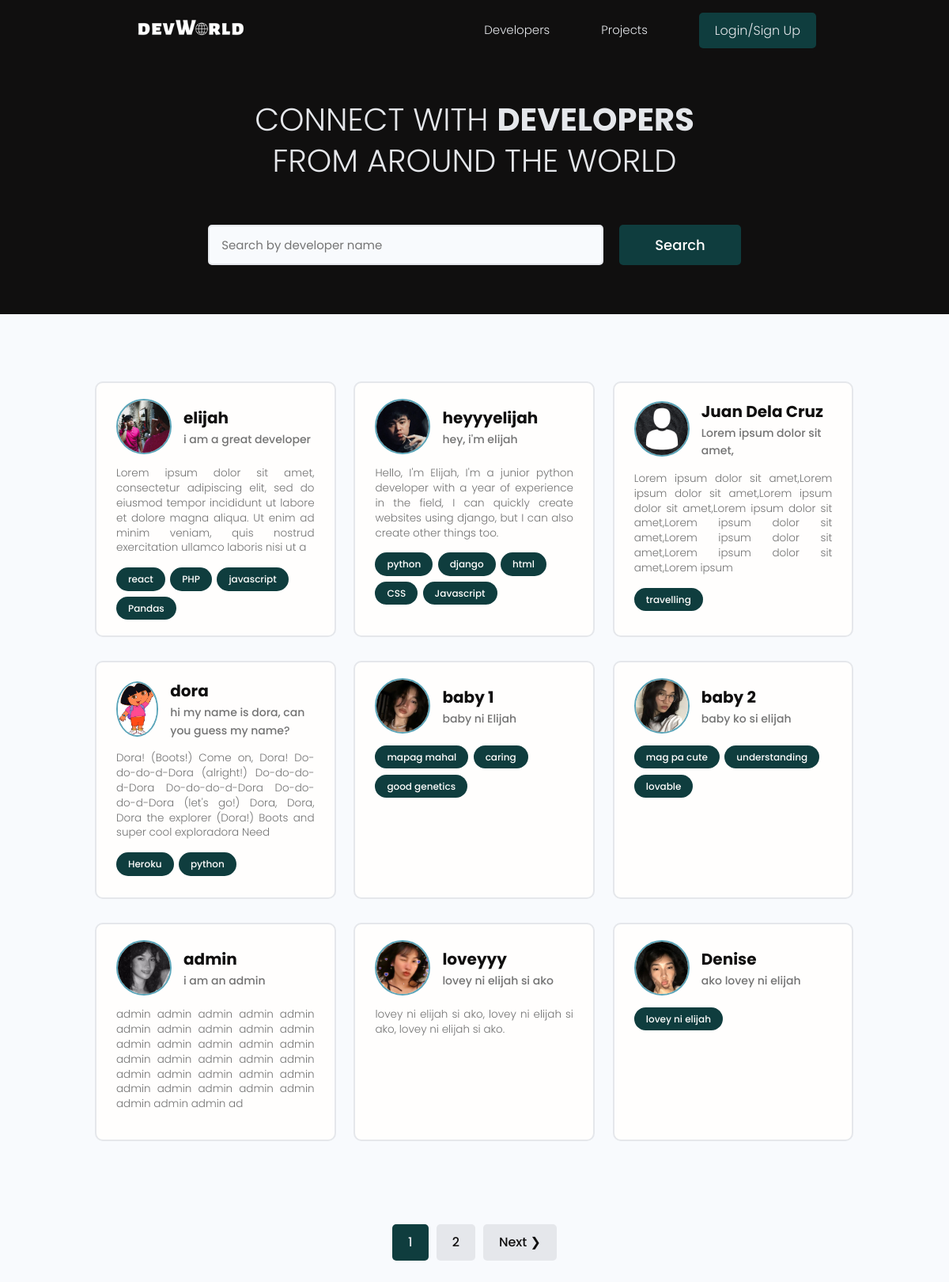
Before: / with the older database file.
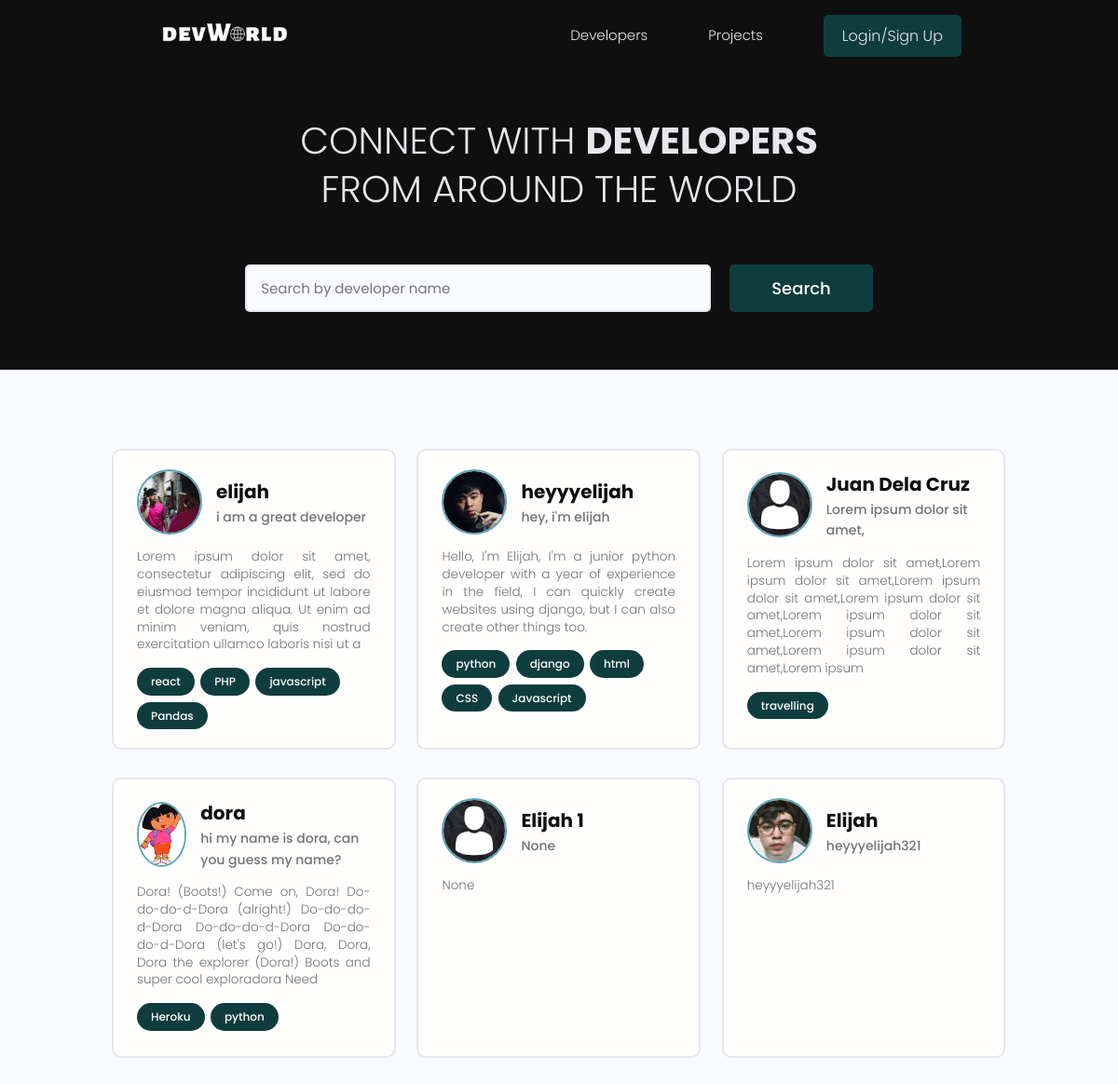
After: the same page with the newer database file.
### users/models.py (models this page shows, shortened)
class Profile(models.Model):
    user = models.OneToOneField(User, on_delete=models.CASCADE, null=True, blank=True)
    name = models.CharField(max_length=200, blank=True, null=True)
    email = models.EmailField(max_length=500, blank=True, null=True)
    username = models.CharField(max_length=200, blank=True, null=True)
    location = models.CharField(max_length=200, blank=True, null=True)
    short_intro = models.CharField(max_length=200, blank=True, null=True)
    bio = models.TextField(blank=True, null=True)
    profile_image = models.ImageField(blank=True, null=True, upload_to='profiles/', default='profiles/user-default.png')
    social_github = models.CharField(max_length=200, blank=True, null=True)
    social_twitter = models.CharField(max_length=200, blank=True, null=True)
    social_linkedin = models.CharField(max_length=200, blank=True, null=True)
    social_youtube = models.CharField(max_length=200, blank=True, null=True)
    social_website = models.CharField(max_length=200, blank=True, null=True)
    created = models.DateTimeField(auto_now_add=True)
    id = models.UUIDField(default=uuid.uuid4, unique=True, primary_key=True, editable=False)
    class Meta:
        ordering = ['created']
    @property
    def imageURL(self):
        try:
            url = self.profile_image.url
        except:
            url = '/images/profiles/user-default.png'
        return url

class Skill(models.Model):
    owner = models.ForeignKey(Profile, on_delete=models.CASCADE, blank=True, null=True)
    name = models.CharField(max_length=200, blank=True, null=True)
    description = models.TextField(blank=True, null=True)
    created = models.DateTimeField(auto_now_add=True)
    id = models.UUIDField(default=uuid.uuid4, unique=True, primary_key=True, editable=False)
    def __str__(self):
        return str(self.name)

### users/views.py (the view)
# urls.py: path('', views.profiles, name='profiles'),
def profiles(request):
    profiles, search_query = searchProfiles(request)
    custom_range, profiles = paginateProfiles(request, profiles, 9)
    context = {'profiles': profiles, 'search_query': search_query, 'custom_range':custom_range}
    return render(request, 'users/profiles.html', context)

### users/utils.py (called while the page is built)
def paginateProfiles(request, profiles, results):
    page = request.GET.get('page')
    paginator = Paginator(profiles, results)
    try:
        profiles = paginator.page(page)
    except PageNotAnInteger:
        page = 1
        profiles = paginator.page(page)
    except EmptyPage:
        page = paginator.num_pages
        profiles = paginator.page(page)
    leftIndex = (int(page) - 4)
    if leftIndex < 1:
        leftIndex = 1
    rightIndex = (int(page) + 5)
    if rightIndex > paginator.num_pages:
        rightIndex = paginator.num_pages + 1
    custom_range = range(leftIndex,rightIndex)
    return custom_range, profiles

def searchProfiles(request):
    search_query = ''
    if request.GET.get('search_query'):
        search_query = request.GET.get('search_query')
    profiles = Profile.objects.distinct().filter(
        Q(name__icontains=search_query) |
        Q(short_intro__icontains=search_query) |
        Q(skill__name__icontains=search_query)
        )
    return profiles, search_query

### users/templates/users/profiles.html (shortened to what this page needs)
{% extends 'main.html' %}
{% block content %}
<main class="home">
    <section class="hero-section text-center">
        <div class="container container--narrow">
        <div class="hero-section__box">
            <h2>CONNECT WITH <span>DEVELOPERS</span></h2>
            <h2>FROM AROUND THE WORLD</h2>
        </div>
        <div class="hero-section__search">
            <form  id="searchForm" class="form" action="{% url 'profiles' %}" method="get">
            <div class="form__field">
                <input class="input input--text" id="formInput#search" type="text" name="search_query" value="{{ search_query }}"
                placeholder="Search by developer name" />
            </div>
            <input class="btn btn--sub btn--lg" type="submit" value="Search" />
            </form>
        </div>
        </div>
    </section>
    <section class="devlist">
        <div class="container">
        <div class="grid grid--three">
        {% for p in profiles %}
            {% if p.name != '' %}
                <div class="column card">
                <div class="dev">
                    <a href="{% url 'user-profile' p.id %}" class="card__body">
                    <div class="dev__profile">
                        <img class="avatar avatar--md" src="/static{{ p.imageURL }}" alt="image" />
                        <div class="dev__meta">
                        <h3>{{ p.name }}</h3>
                        <h5>{{ p.short_intro|slice:"50"  }}</h5>
                        </div>
                    </div>
                    <p class="dev__info">
                        {{ p.bio|slice:"200" }}
                    </p>
                    <div class="dev__skills">
                        {% for skill in p.skill_set.all|slice:5 %}
                            <span class="tag tag--pill tag--main">
                                <small>{{ skill }}</small>
                            </span>
                        {% endfor %}
                    </div>
                    </a>
                </div>
                </div>
            {% endif %}
        {% endfor %}
    </section>
    {% include 'pagination.html' with queryset=profiles custom_range=custom_range %}
</main>
{% endblock content %}

Changed rows visible on the page:
removed Profile: imageURL (picture), name "baby 1", short_intro "baby ni Elijah"
removed Skill: name "mapag mahal", shown under "baby 1"
removed Skill: name "caring", shown under "baby 1"
removed Skill: name "good genetics", shown under "baby 1"
removed Profile: imageURL (picture), name "baby 2", short_intro "baby ko si elijah"
removed Skill: name "mag pa cute", shown under "baby 2"
removed Skill: name "understanding", shown under "baby 2"
removed Skill: name "lovable", shown under "baby 2"
removed Profile: imageURL (picture), name "admin", short_intro "i am an admin", bio "admin admin admin admin admin admin admin admin admin admin admin admin admin admin admin admin admin admin admin admin admin admin admin admin admin admin admin admin admin admin admin admin admin ad"
removed Profile: imageURL (picture), name "loveyyy", short_intro "lovey ni elijah si ako", bio "lovey ni elijah si ako, lovey ni elijah si ako, lovey ni elijah si ako."
removed Profile: imageURL (picture), name "Denise", short_intro "ako lovey ni elijah"
removed Skill: name "lovey ni elijah", shown under "Denise"
now on this page (row unchanged): Profile: imageURL (placeholder picture), name "Elijah 1", short_intro "None", bio "None"
now on this page (row unchanged): Profile: imageURL (picture), name "Elijah", short_intro "heyyyelijah321", bio "heyyyelijah321"
Other visible differences:
list line gone: "1"
list line gone: "2"
text no longer shown: "Next ❯"
